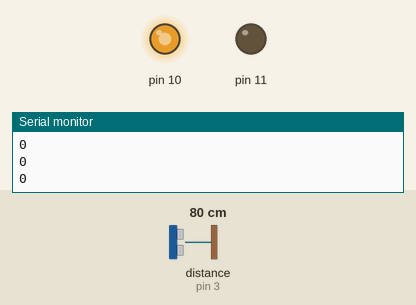
Simulated run of this sketch. Board: Arduino Uno, built with avr-gcc and run on an emulated ATmega328P. Parts: output pins drawn as LEDs (lit = HIGH), the last lines printed to the serial monitor. Wiring (inferred from the names in the program): ultrasonic range finder: trigger pin 4; echo pin 3. The test bench sets the inputs (shaded band); at power-on: distance to the obstacle (sensor on pin 3) 80 cm. The echo pulse lasts 58.3 µs per cm; pins used as bus, display or sensor lines are not drawn.

Above: at 1.2 s.
1.3 s: distance to the obstacle (sensor on pin 3) set to 48 cm
2.8 s: distance to the obstacle (sensor on pin 3) set to 43 cm
At 3.6 s:
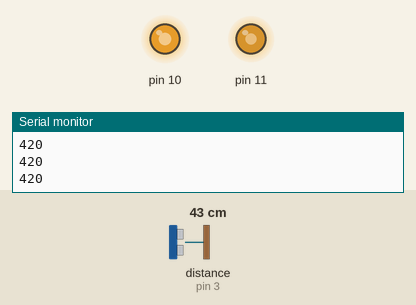
4.3 s: distance to the obstacle (sensor on pin 3) set to 2 cm
At 5.0 s:
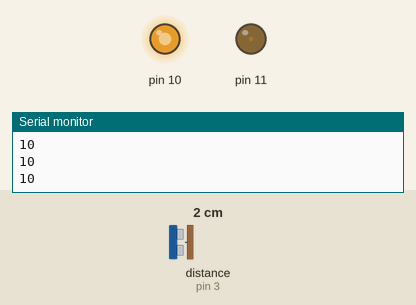
5.8 s: distance to the obstacle (sensor on pin 3) set to 9 cm
At 6.6 s:
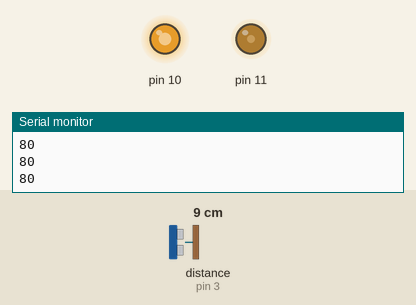
Timing chart, 0 to 8.3 s (numbered marks = the images above; inputs shaded):
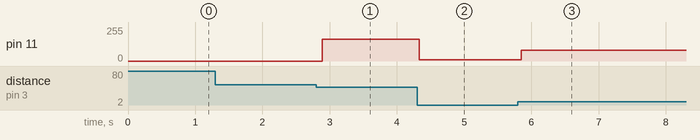

The sketch:

DistanciaRGB.ino
```cpp
#define TIMEOUT 3000

/* TRIGGER 2 ECHO 3
   RGB 10 y 11*/

int trigPin = 4;
int echoPin = 3;

void setup(){
  Serial.begin(9600);
  analogWrite(10,200);
};
void loop(){

  int intensidad =  10*distanciaTimeout(trigPin, echoPin);
  analogWrite(11,intensidad);
  Serial.println(intensidad);
  delay(100);

};


long distanciaTimeout(int trig, int echo){

  long duration, cm;

  //Emite un ultrasonido _-----_
  pinMode(trig, OUTPUT);
  digitalWrite(trig, LOW);
  delayMicroseconds(2);
  digitalWrite(trig, HIGH);;
  delayMicroseconds(10);
  digitalWrite(trig, LOW);

  //Espera el resultado un maximo de ITIMEOUTms
  duration = pulseIn(echo, HIGH, TIMEOUT);
  // convert the time into a distance
  cm = microsecondsToCentimeters(duration);
  return cm;
}


long microsecondsToCentimeters(long microseconds)
{
  //La velocidad del sonido es de 340 m/s = 29 ms/cm
  //Lo dividimos entre 2 (ida y vuelta)
  return microseconds / 29 / 2;
}
```

Measured:
- the behaviour switches between 44 and 43 cm on distance to the obstacle (sensor on pin 3) (found by bisection; images 0 and 1)
- after the input at 2.8 s, pin 11: 0/255 → 164/255 after 0.09 s
- after the input at 4.3 s, pin 11: 164/255 → 10/255 at once
- after the input at 5.8 s, pin 11: 10/255 → 80/255 after 0.05 s
